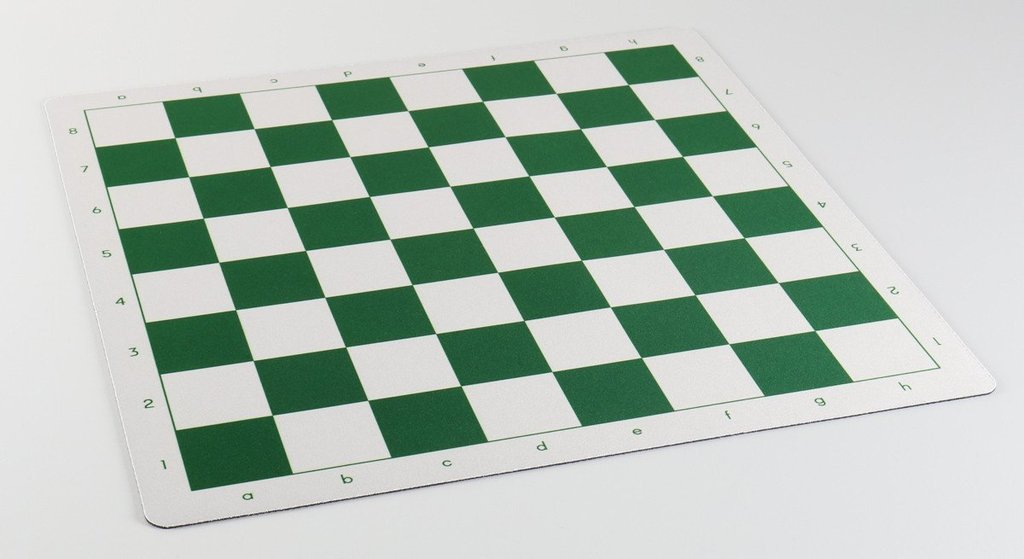
#> input picture app/lab05/data/chess.jpg, 1024 x 559 px
$ python hough_line.py
#> lines starting #> are read from the running program, lines starting #| are printed output that depends on the picture; after the words box and inside, x2 and y2 are one past the last pixel; in counts of white or black regions, pixels touching at a corner belong together
#-*- coding:utf-8-*-

import cv2
import numpy as np

img = cv2.imread('../data/chess.jpg')
#> img is the input picture: shape (559, 1024, 3); mean B, G, R 185.6, 194.5, 182.4
img_original = img.copy()

gray = cv2.cvtColor(img, cv2.COLOR_BGR2GRAY)
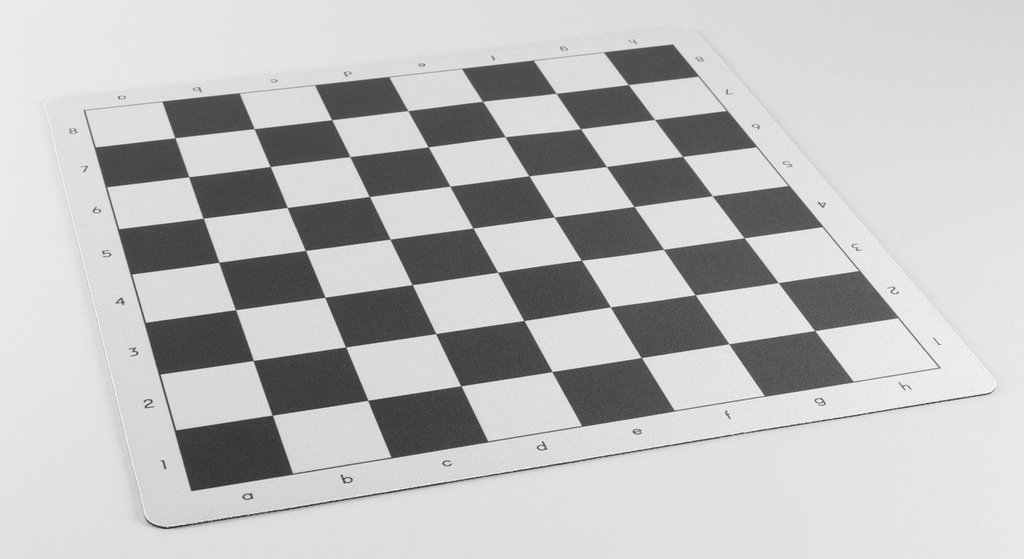
#> gray: shape (559, 1024); min 34, max 255, mean 189.8
edges = cv2.Canny(gray, 50, 150, apertureSize=3)
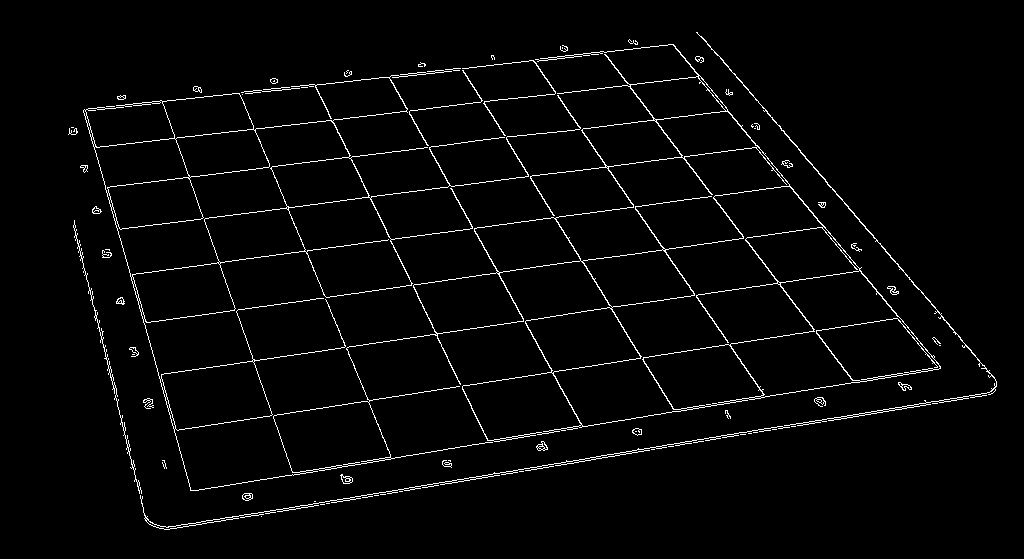
#> edges: shape (559, 1024); 2.6% white in thin lines or dots, all inside (x1, y1, x2, y2) = (68, 32, 997, 530)

lines = cv2.HoughLines(edges, 1, np.pi / 180, 160)
#> lines = 28 rows, first 8: [339, 1.43], [198, 1.45], [453, 1.41], [545, 1.41], [-303, 2.64], [-451, 2.5], [-355, 2.58], [511, 1.41]

for i in range(len(lines)):
    for rho, theta in lines[i]:
        a = np.cos(theta)
        b = np.sin(theta)
        x0 = a*rho
        y0 = b*rho
        x1 = int(x0 + 1000 * (-b))
        y1 = int(y0+1000 * (a))
        x2 = int(x0 - 1000 * (-b))
        y2 = int(y0 -1000 * (a))

        cv2.line(img, (x1, y1), (x2, y2), (0, 0, 255), 2)
#> this loop made 28 passes
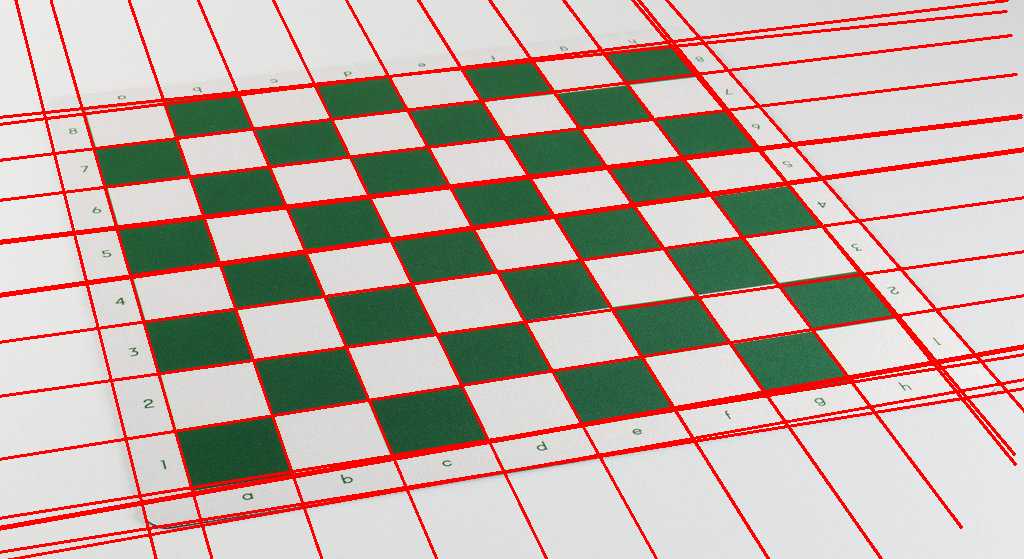
#> img: shape (559, 1024, 3); 11.3% of pixels changed, all inside (x1, y1, x2, y2) = (0, 0, 1024, 559)


cv2.imshow('img', img_original)
cv2.imshow('result', img)

if cv2.waitKey(0) & 0xff == 27:
#> (key Esc is pressed here)
    cv2.destroyAllWindows()
